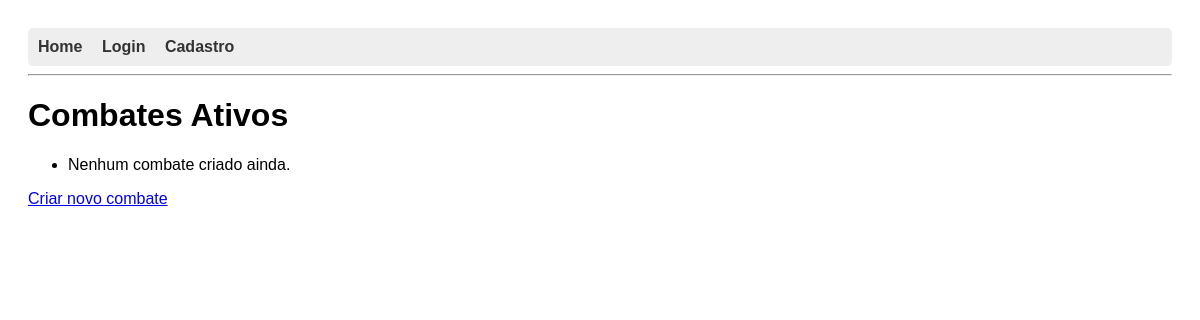
Page /combate/ on the earlier database version.
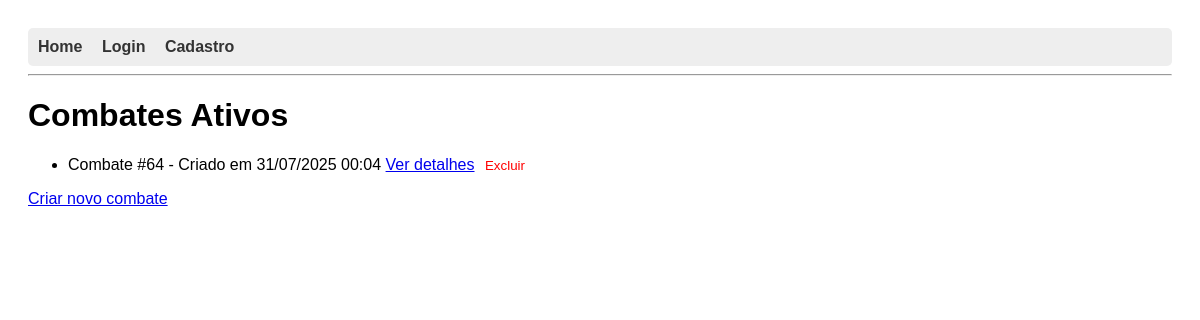
Same page on the later database version.
### combate/models.py (models this page shows, shortened)
class Combate(models.Model):
    criado_em = models.DateTimeField(auto_now_add=True)
    ativo = models.BooleanField(default=True)

### combate/views.py (the view)
# urls.py: path('', listar_combates, name='listar_combates'),
def listar_combates(request):
    combates = Combate.objects.all().order_by('-criado_em')
    return render(request, 'combate/listar_combates.html', {'combates': combates})

### combate/templates/combate/listar_combates.html (shortened to what this page needs)
{% extends 'base.html' %}
{% block content %}
  <h1>Combates Ativos</h1>
  <ul>
    {% for combate in combates %}
      <li>
        Combate #{{ combate.id }} - Criado em {{ combate.criado_em|date:"d/m/Y H:i" }}
        <a href="{% url 'detalhes_combate' combate.id %}">Ver detalhes</a>
        <form method="post" action="{% url 'deletar_combate' combate.id %}" style="display:inline;" onsubmit="return confirm('Tem certeza que deseja deletar este combate?');">
          <button type="submit" style="color: red; background: none; border: none; cursor: pointer;">Excluir</button>
        </form>
      </li>
    {% empty %}
      <li>Nenhum combate criado ainda.</li>
    {% endfor %}
  </ul>
  <a href="{% url 'criar_combate' %}" class="btn btn-primary">Criar novo combate</a>
{% endblock %}

Differences in the rows shown:
added Combate: id "64", criado_em "31/07/2025 00:04"
Other differences:
text no longer shown: "Nenhum combate criado ainda."
